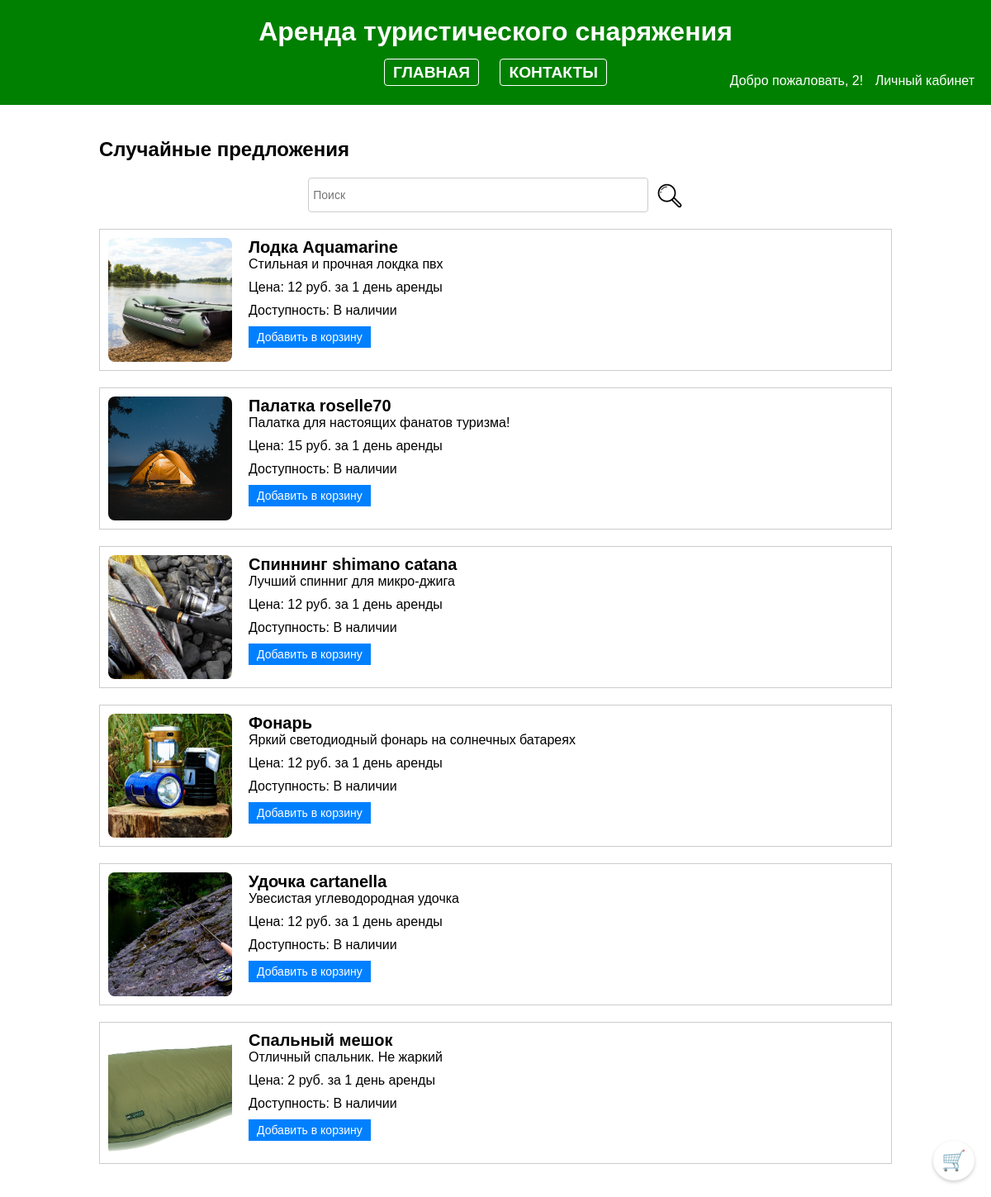
Page /php/index.php (signed in) on the committed database.
### tables this page shows
CREATE TABLE Equipment (
    equipment_id INT AUTO_INCREMENT PRIMARY KEY,
    equipment_name VARCHAR(50) UNIQUE	NOT NULL,
    category VARCHAR(20) NOT NULL,
    equipment_description TEXT,
    price int NOT NULL,
	quantity INT NOT NULL,
    photo text,
    availability BOOLEAN
);

### php/index.php (the view, shortened to what this page needs)
<!DOCTYPE html>
<html>
<head>
</head>
<body>
  <header>
    <h1>Аренда туристического снаряжения</h1>
    <div class="navigation">
      <a href="index.php">Главная</a>
     <a href="contact.php">Контакты</a>
    </div>
    <div class="login-register">
      <?php
        if(isset($_SESSION['username']) && !empty($_SESSION['username'])) {
          echo 'Добро пожаловать, ' . $_SESSION['username'] . '!';
          echo ' <a href="dashboard.php">Личный кабинет</a>';
        } else {
          echo '<a href="login1.php">Войти</a>';
          echo '<a href="register2.php">Регистрация</a>';
        }
      ?>
    </div>
  </header>
  <div class="container">
    <h2>Случайные предложения</h2>
    <form method="GET" action="index.php" class="search-form">
      <input type="text" name="search" placeholder="Поиск " class="search-input">
      <button type="submit" class="search-submit"><img src="search.png" alt="Поиск"></button>
    </form>
    <?php
      $servername = "localhost";
      $username = "root";
      $password = "12345";
      $dbname = "rental_app";
      $conn = new mysqli($servername, $username, $password, $dbname);
      $sql = "SELECT * FROM Equipment";
      $result = $conn->query($sql);
      if ($result->num_rows > 0) {
        while ($row = $result->fetch_assoc()) {
          echo '<div class="equipment-item">';
          echo '<div class="equipment-image"><img src="' . $row["photo"] . '" alt="Фото снаряжения" ></div>';
          echo '<div class="equipment-details">';
          echo '<div class="equipment-title">' . $row["equipment_name"] . '</div>';
          echo '<div class="equipment-description">' . $row["equipment_description"] . '</div>';
          echo '<div class="equipment-price">Цена: ' . $row["price"] . ' руб. за 1 день аренды </div>';
          echo '<div class="equipment-availability">Доступность: ' . ($row["availability"] ? 'В наличии' : 'Нет в наличии') . '</div>';
          echo '<form action="process_order.php" method="POST">';
          echo '<input type="submit" name="add_to_cart" value="Добавить в корзину" class="add-to-cart-button '. ($row["availability"] ? '' : 'disabled') . '" ' . ($row["availability"] ? '' : 'disabled') . '>';
          echo '</form>';
          echo '</div>';
          echo '</div>';
        }
      } else {
        echo "Ничего не найдено";
      }
    ?>
  </div>
  <a href="cart.php" class="cart-button">&#128722;</a>
</body>
</html>

### php/index.php (style rules this page uses)
body { background-color: #ffffff; color: #000000; font-family: Arial, sans-serif; margin: 0; padding: 0; }
header { background-color: #008000; color: #ffffff; padding: 20px; text-align: center; }
h1 { margin: 0; }
.navigation { text-align: center; margin-top: 20px; font-size: 1.2rem; text-transform: uppercase; font-weight: 700; }
.navigation a { margin: 0 10px; text-decoration: none; color: #ffffff; border: 1px solid #ffffff; padding: 5px 10px; border-radius: 4px; transition: background-color 0.3s ease, color 0.3s ease, border-color 0.3s ease; }
.container { max-width: 960px; margin: 0 auto; padding: 20px; }
.equipment-item { border: 1px solid #cccccc; padding: 10px; margin-bottom: 20px; display: flex; }
.equipment-image { width: 150px; height: 150px; overflow: hidden; border-radius: 8px; }
.equipment-image img { width: 100%; height: 100%; object-fit: cover; }
.equipment-details { flex-grow: 1; margin-left: 20px; }
.equipment-title { font-size: 20px; font-weight: bold; }
.equipment-description { margin-bottom: 10px; text-align: justify; }
.equipment-price { margin-bottom: 10px; }
.equipment-availability { margin-bottom: 10px; }
.login-register { text-align: right; margin-top: -10px; }
.login-register a { margin-left: 10px; text-decoration: none; color: #ffffff; }
.cart-button { position: fixed; bottom: 20px; right: 20px; font-size: 24px; color: #000000; text-decoration: none; background-color: #FFFFFF; border: none; border-radius: 50%; padding: 10px; box-shadow: 0px 2px 4px rgba(0, 0, 0, 0.2); transition: background-color 0.3s ease, color 0.3s ease; }
.add-to-cart-button { background-color: #0080FF; color: #FFFFFF; padding: 5px 10px; border: none; cursor: pointer; font-size: 14px; transition: background-color 0.3s ease, color 0.3s ease; }
.search-form { text-align: center; margin-bottom: 20px; }
.search-input { padding: 5px; width: 400px; height: 30px; border: 1px solid #cccccc; border-radius: 4px; font-size: 14px; }
.search-submit { background: none; border: none; cursor: pointer; padding: 0; margin-left: 5px; }
.search-submit img { width: 32px; height: 32px; vertical-align: middle; }

### rows in the picture
equipment: photo (picture), equipment_name "Лодка Aquamarine", equipment_description "Стильная и прочная локдка пвх", price "12", shows "В наличии", add_to_cart "Добавить в корзину"
equipment: photo (picture), equipment_name "Палатка roselle70", equipment_description "Палатка для настоящих фанатов туризма!", price "15", shows "В наличии", add_to_cart "Добавить в корзину"
equipment: photo (picture), equipment_name "Спиннинг shimano catana", equipment_description "Лучший спинниг для микро-джига", price "12", shows "В наличии", add_to_cart "Добавить в корзину"
equipment: photo (picture), equipment_name "Фонарь", equipment_description "Яркий светодиодный фонарь на солнечных батареях", price "12", shows "В наличии", add_to_cart "Добавить в корзину"
equipment: photo (picture), equipment_name "Удочка cartanella", equipment_description "Увесистая углеводородная удочка", price "12", shows "В наличии", add_to_cart "Добавить в корзину"
equipment: photo (picture), equipment_name "Спальный мешок", equipment_description "Отличный спальник. Не жаркий", price "2", shows "В наличии", add_to_cart "Добавить в корзину"

### other values in the picture
$_SESSION['username'] "2"
